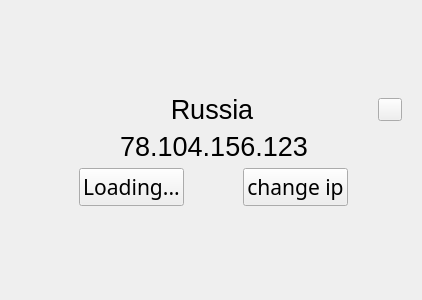
<?xml version="1.0" encoding="UTF-8"?>
<ui version="4.0">
 <class>Home</class>
 <widget class="QWidget" name="Home">
  <property name="windowModality">
   <enum>Qt::WindowModality::NonModal</enum>
  </property>
  <property name="geometry">
   <rect>
    <x>0</x>
    <y>0</y>
    <width>418</width>
    <height>300</height>
   </rect>
  </property>
  <property name="windowTitle">
   <string>Form</string>
  </property>
  <layout class="QHBoxLayout" name="horizontalLayout">
   <item>
    <widget class="CardWidget" name="ConnectionCard">
     <property name="sizePolicy">
      <sizepolicy hsizetype="Expanding" vsizetype="Fixed">
       <horstretch>0</horstretch>
       <verstretch>0</verstretch>
      </sizepolicy>
     </property>
     <property name="minimumSize">
      <size>
       <width>400</width>
       <height>250</height>
      </size>
     </property>
     <property name="maximumSize">
      <size>
       <width>600</width>
       <height>600</height>
      </size>
     </property>
     <property name="font">
      <font>
       <family>Arial</family>
       <pointsize>20</pointsize>
      </font>
     </property>
     <property name="styleSheet">
      <string notr="true"/>
     </property>
     <layout class="QVBoxLayout" name="verticalLayout_3">
      <property name="sizeConstraint">
       <enum>QLayout::SizeConstraint::SetDefaultConstraint</enum>
      </property>
      <item>
       <spacer name="BottomVerticalSpacer">
        <property name="orientation">
         <enum>Qt::Orientation::Vertical</enum>
        </property>
        <property name="sizeHint" stdset="0">
         <size>
          <width>20</width>
          <height>40</height>
         </size>
        </property>
       </spacer>
      </item>
      <item>
       <layout class="QVBoxLayout" name="verticalLayout">
        <property name="sizeConstraint">
         <enum>QLayout::SizeConstraint::SetDefaultConstraint</enum>
        </property>
        <item>
         <layout class="QHBoxLayout" name="horizontalLayout_2">
          <property name="leftMargin">
           <number>5</number>
          </property>
          <item>
           <widget class="IconWidget" name="CountryIcon" native="true">
            <property name="minimumSize">
             <size>
              <width>20</width>
              <height>20</height>
             </size>
            </property>
            <property name="maximumSize">
             <size>
              <width>20</width>
              <height>20</height>
             </size>
            </property>
            <property name="icon" stdset="0">
             <iconset>
              <normaloff>:/images/alarms.png</normaloff>:/images/alarms.png</iconset>
            </property>
           </widget>
          </item>
          <item>
           <spacer name="HorizontalSpacerSelectCOuntry_5">
            <property name="orientation">
             <enum>Qt::Orientation::Horizontal</enum>
            </property>
            <property name="sizeHint" stdset="0">
             <size>
              <width>40</width>
              <height>20</height>
             </size>
            </property>
           </spacer>
          </item>
          <item>
           <widget class="BodyLabel" name="CurrentCountryText">
            <property name="font">
             <font>
              <family>Arial</family>
              <pointsize>20</pointsize>
             </font>
            </property>
            <property name="text">
             <string>Russia</string>
            </property>
            <property name="alignment">
             <set>Qt::AlignmentFlag::AlignCenter</set>
            </property>
            <property name="wordWrap">
             <bool>true</bool>
            </property>
            <property name="margin">
             <number>0</number>
            </property>
            <property name="lightColor" stdset="0">
             <color>
              <red>96</red>
              <green>96</green>
              <blue>96</blue>
             </color>
            </property>
            <property name="darkColor" stdset="0">
             <color>
              <red>206</red>
              <green>206</green>
              <blue>206</blue>
             </color>
            </property>
           </widget>
          </item>
          <item>
           <spacer name="HorizontalSpacerSelectCOuntry_6">
            <property name="orientation">
             <enum>Qt::Orientation::Horizontal</enum>
            </property>
            <property name="sizeHint" stdset="0">
             <size>
              <width>40</width>
              <height>20</height>
             </size>
            </property>
           </spacer>
          </item>
          <item>
           <widget class="TransparentToolButton" name="ChooseServerButton">
            <property name="font">
             <font>
              <family>Arial</family>
              <pointsize>20</pointsize>
              <italic>false</italic>
              <kerning>true</kerning>
             </font>
            </property>
           </widget>
          </item>
         </layout>
        </item>
        <item>
         <layout class="QHBoxLayout" name="horizontalLayout_1">
          <property name="leftMargin">
           <number>5</number>
          </property>
          <item>
           <spacer name="HorizontalSpacerSelectCOuntry_2">
            <property name="orientation">
             <enum>Qt::Orientation::Horizontal</enum>
            </property>
            <property name="sizeHint" stdset="0">
             <size>
              <width>40</width>
              <height>20</height>
             </size>
            </property>
           </spacer>
          </item>
          <item>
           <widget class="BodyLabel" name="CurrentIPText">
            <property name="font">
             <font>
              <family>Arial</family>
              <pointsize>20</pointsize>
             </font>
            </property>
            <property name="text">
             <string>78.104.156.123</string>
            </property>
            <property name="alignment">
             <set>Qt::AlignmentFlag::AlignCenter</set>
            </property>
            <property name="wordWrap">
             <bool>true</bool>
            </property>
            <property name="margin">
             <number>0</number>
            </property>
            <property name="lightColor" stdset="0">
             <color>
              <red>96</red>
              <green>96</green>
              <blue>96</blue>
             </color>
            </property>
            <property name="darkColor" stdset="0">
             <color>
              <red>206</red>
              <green>206</green>
              <blue>206</blue>
             </color>
            </property>
           </widget>
          </item>
          <item>
           <spacer name="HorizontalSpacerSelectCOuntry">
            <property name="orientation">
             <enum>Qt::Orientation::Horizontal</enum>
            </property>
            <property name="sizeHint" stdset="0">
             <size>
              <width>40</width>
              <height>20</height>
             </size>
            </property>
           </spacer>
          </item>
         </layout>
        </item>
        <item>
         <layout class="QHBoxLayout" name="horizontalLayout_3">
          <property name="leftMargin">
           <number>5</number>
          </property>
          <item>
           <spacer name="HorizontalSpacerSelectCOuntry_8">
            <property name="orientation">
             <enum>Qt::Orientation::Horizontal</enum>
            </property>
            <property name="sizeHint" stdset="0">
             <size>
              <width>40</width>
              <height>20</height>
             </size>
            </property>
           </spacer>
          </item>
          <item>
           <widget class="PrimaryPushButton" name="ConnectBtn">
            <property name="font">
             <font>
              <family>HoloLens MDL2 Assets</family>
              <pointsize>16</pointsize>
             </font>
            </property>
            <property name="text">
             <string>Loading...</string>
            </property>
            <property name="autoDefault">
             <bool>true</bool>
            </property>
           </widget>
          </item>
          <item>
           <spacer name="HorizontalSpacerSelectCOuntry_7">
            <property name="orientation">
             <enum>Qt::Orientation::Horizontal</enum>
            </property>
            <property name="sizeHint" stdset="0">
             <size>
              <width>40</width>
              <height>20</height>
             </size>
            </property>
           </spacer>
          </item>
          <item>
           <widget class="PrimaryPushButton" name="ChangeIpBtn">
            <property name="font">
             <font>
              <family>HoloLens MDL2 Assets</family>
              <pointsize>16</pointsize>
             </font>
            </property>
            <property name="text">
             <string>change ip</string>
            </property>
            <property name="autoDefault">
             <bool>true</bool>
            </property>
           </widget>
          </item>
          <item>
           <spacer name="HorizontalSpacerSelectCOuntry_9">
            <property name="orientation">
             <enum>Qt::Orientation::Horizontal</enum>
            </property>
            <property name="sizeHint" stdset="0">
             <size>
              <width>40</width>
              <height>20</height>
             </size>
            </property>
           </spacer>
          </item>
         </layout>
        </item>
       </layout>
      </item>
      <item>
       <spacer name="TopVerticalSpacer">
        <property name="orientation">
         <enum>Qt::Orientation::Vertical</enum>
        </property>
        <property name="sizeHint" stdset="0">
         <size>
          <width>20</width>
          <height>40</height>
         </size>
        </property>
       </spacer>
      </item>
     </layout>
    </widget>
   </item>
  </layout>
 </widget>
 <customwidgets>
  <customwidget>
   <class>PushButton</class>
   <extends>QPushButton</extends>
   <header>qfluentwidgets</header>
  </customwidget>
  <customwidget>
   <class>PrimaryPushButton</class>
   <extends>PushButton</extends>
   <header>qfluentwidgets</header>
  </customwidget>
  <customwidget>
   <class>BodyLabel</class>
   <extends>QLabel</extends>
   <header>qfluentwidgets</header>
  </customwidget>
  <customwidget>
   <class>ToolButton</class>
   <extends>QToolButton</extends>
   <header>qfluentwidgets</header>
  </customwidget>
  <customwidget>
   <class>TransparentToolButton</class>
   <extends>ToolButton</extends>
   <header>qfluentwidgets</header>
  </customwidget>
  <customwidget>
   <class>IconWidget</class>
   <extends>QWidget</extends>
   <header>qfluentwidgets</header>
  </customwidget>
  <customwidget>
   <class>CardWidget</class>
   <extends>QFrame</extends>
   <header>qfluentwidgets</header>
   <container>1</container>
  </customwidget>
 </customwidgets>
 <resources/>
 <connections/>
</ui>
